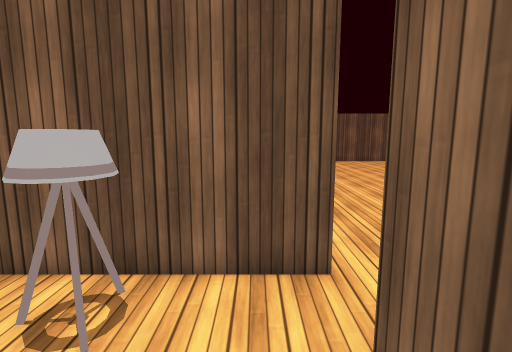
[1] (above)

21 first-person views from a walk through a Unity game level. The camera is 1.5 m above the floor, tilts 8° down and sees 85° across. Doors are open. The floor is counted in squares, 0.6 m on a side. Each view is taken from the middle of a square. On the plan, view 1 faces up. The plan holds only what a view shows up to about 18 squares ahead; the rest is blank. The place goes on beyond the plan. The player is left out. Some animated figures are left out. Some surface patterns are stand-ins.

[2]
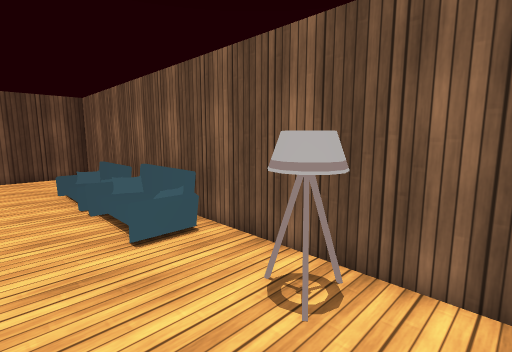

[3]
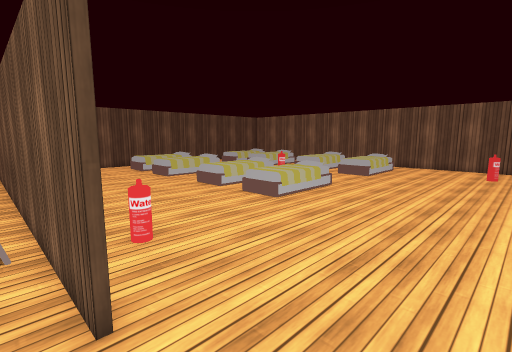

[4]
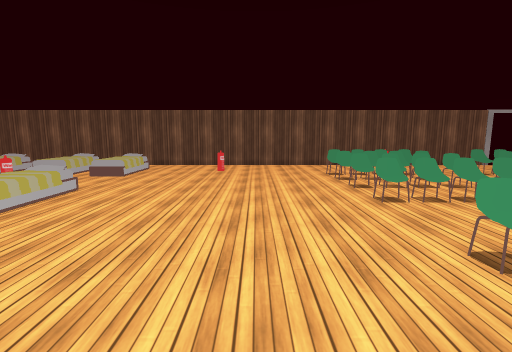

[5]
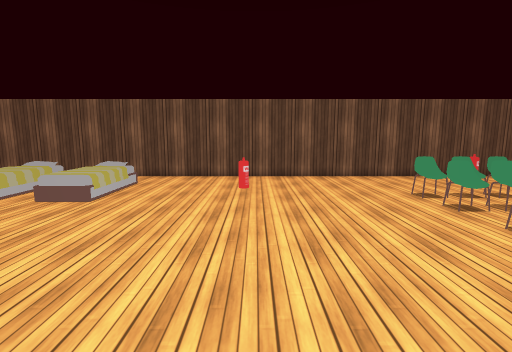

[6]
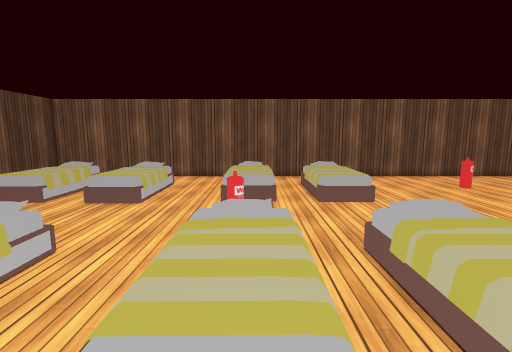

[7]
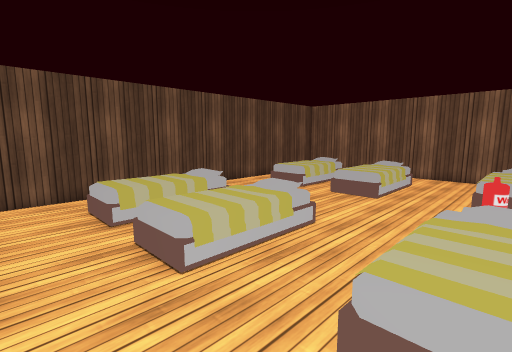

[8]
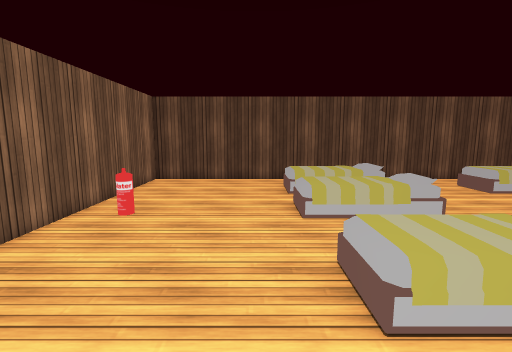

[9]
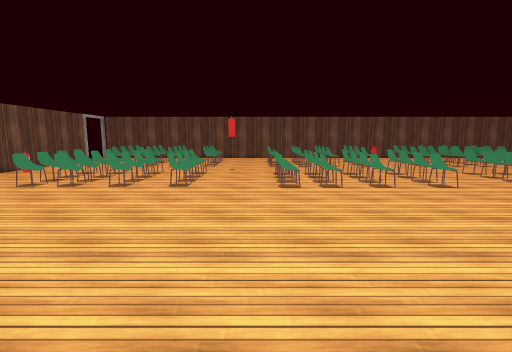

[10]
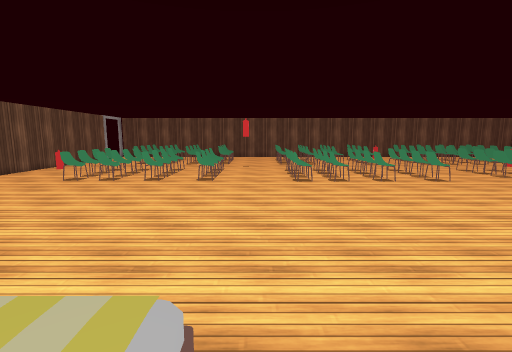

[11]
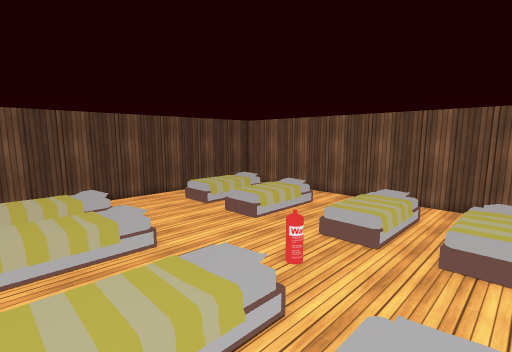

[12]
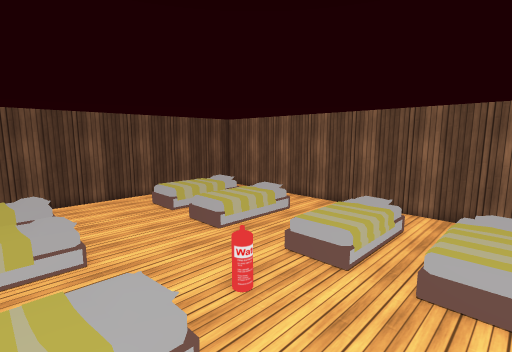

[13]
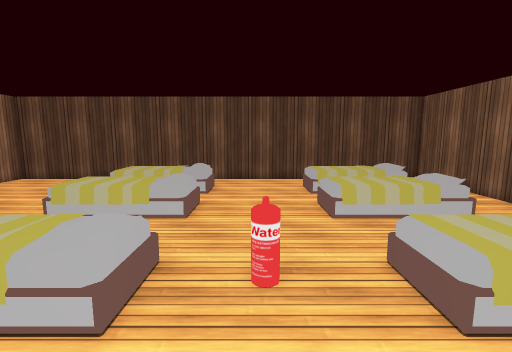

[14]
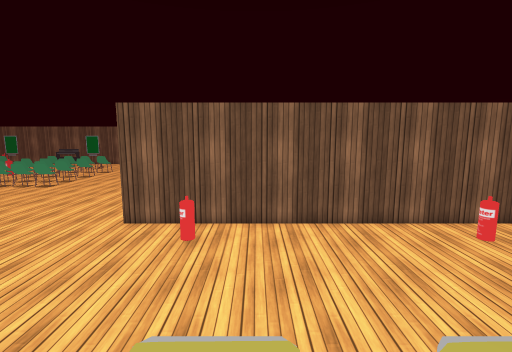

[15]
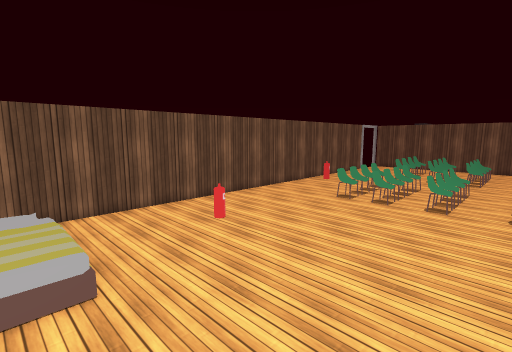

[16]
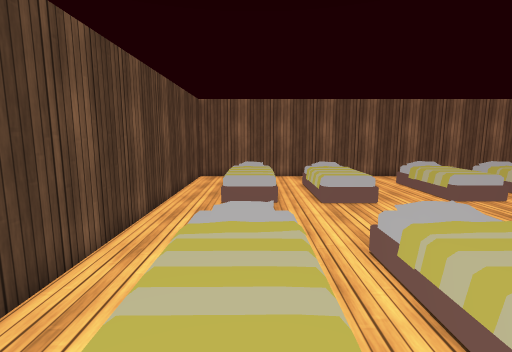

[17]
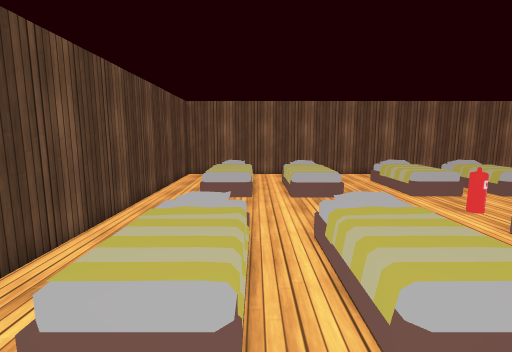

[18]
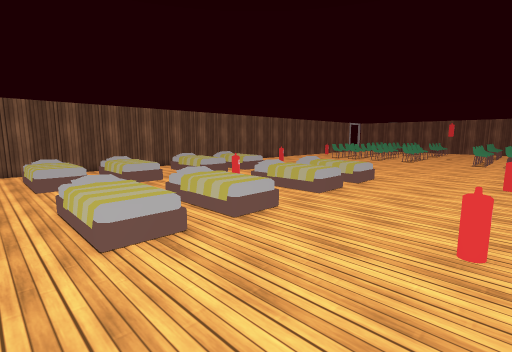

[19]
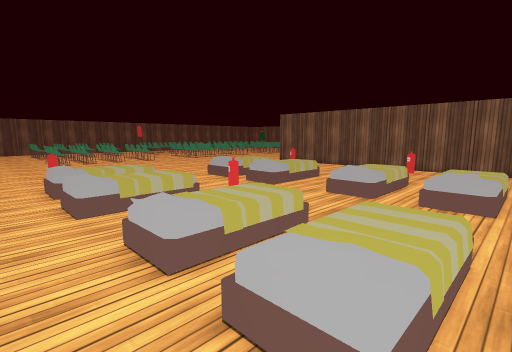

[20]
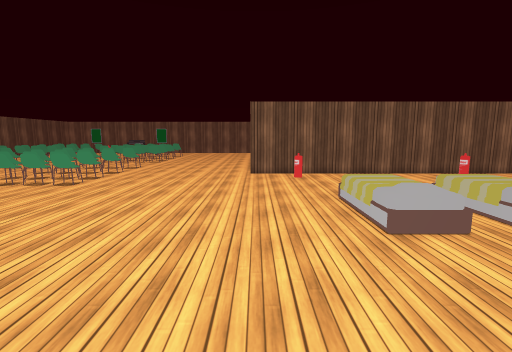

[21]
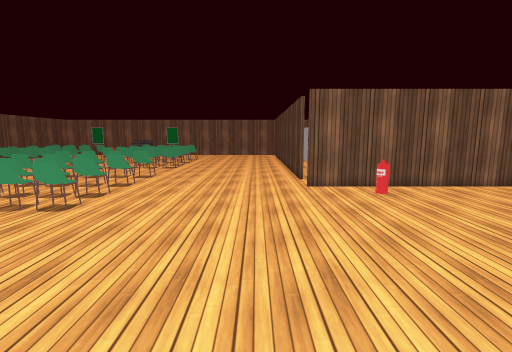

### Floor plan
Key: @ floor where view 1 was taken; # wall or solid block; x gap in a wall; . main floor; : floor 0.5 m higher than the main floor; + floor 0.75 m higher than the main floor; / step, stairs or slope; D open door; v drop or lower ground; L lamp; S sofa; E fire extinguisher; C chair; O other object.
Columns run from 20 left of view 1 to 15 right of it. Each row starts with its distance up from view 1.
 29 ####################################
 28 #... ..............................
 27 #... ...............................
 26 #..OO...O...///.OO..................
 25 #..OOO.OO.../ /.OOO....EE..........
 24 #..OOO.OOO../ .OOOO.................
 23 #..OOO.OOO..: .OOOO............CCCCC
 22 #..OOO.OOO..::OOOOO..............CCC
 21 #..............................C.CCC
 20 #..................................
 19 #...........EE.................C.CCC
 18 #..............................O.CCC
 17 #..OO..OO...///.//..................
 16 #..OOO.OO...  /./ O.................
 15 #..OOO.OOO..  .v::.............CxCCC
 14 #..OOO.OOO..: .v  O.................
 13 #..OOO.OOO..::O.::..................
 12 #...................................
 11 #...................................
 10 #..............................CCCC
  9 #..............................O.OO.
  8 #..............................CCCCO
  7 #.......E.........EE...........CCCCO
  6 #...................................
  5 #####################D.........CxCCO
  4 #     S   S++SS..LL..D.............
  3 #...      ::::...LL..D..............
  2 #..................  #.........CCCCO
  1 #.................   #.........CCCCO
  0        ..........   @   ............

Positions as (right, up) in squares from view 1, and headings:
1: (0, 0), facing up
2: (0, 0), facing up-left
3: (5, 4), facing up-left
4: (6, 4), facing up
5: (4, 11), facing up
6: (-7, 11), facing up
7: (-7, 10), facing up-left
8: (-3, 11), facing left
9: (-3, 11), facing right
10: (-5, 12), facing right
11: (-3, 13), facing up-left
12: (-3, 15), facing up-left
13: (-3, 19), facing left
14: (-4, 16), facing down
15: (-4, 15), facing up-right
16: (-16, 11), facing up
17: (-15, 10), facing up
18: (-19, 6), facing up-right
19: (-18, 28), facing down-right
20: (1, 24), facing down
21: (4, 19), facing down
